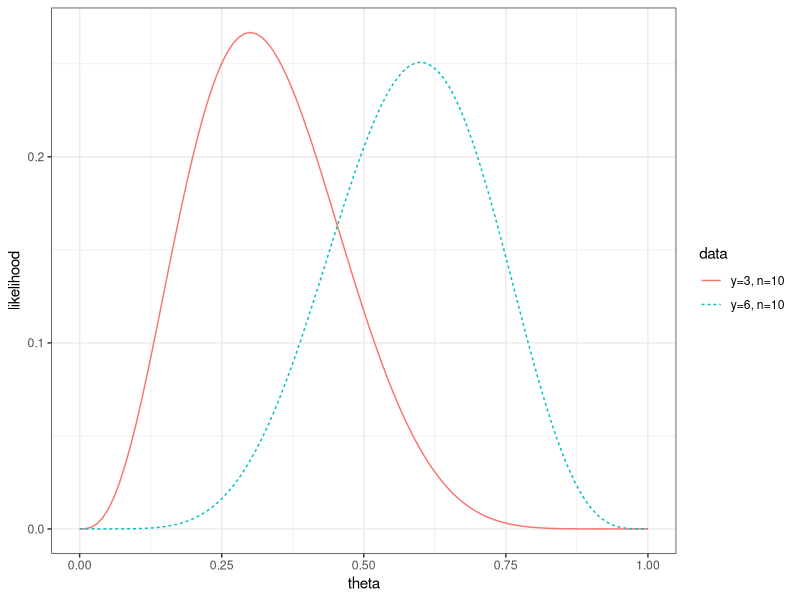
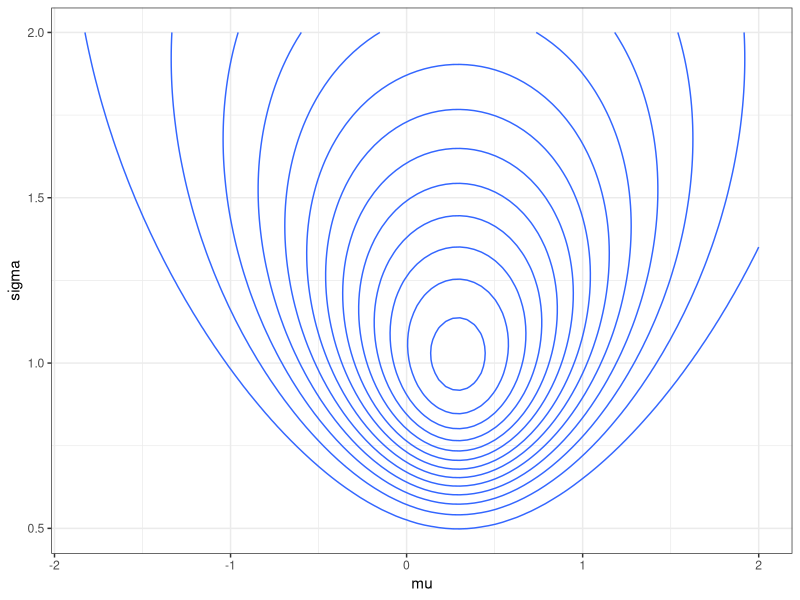
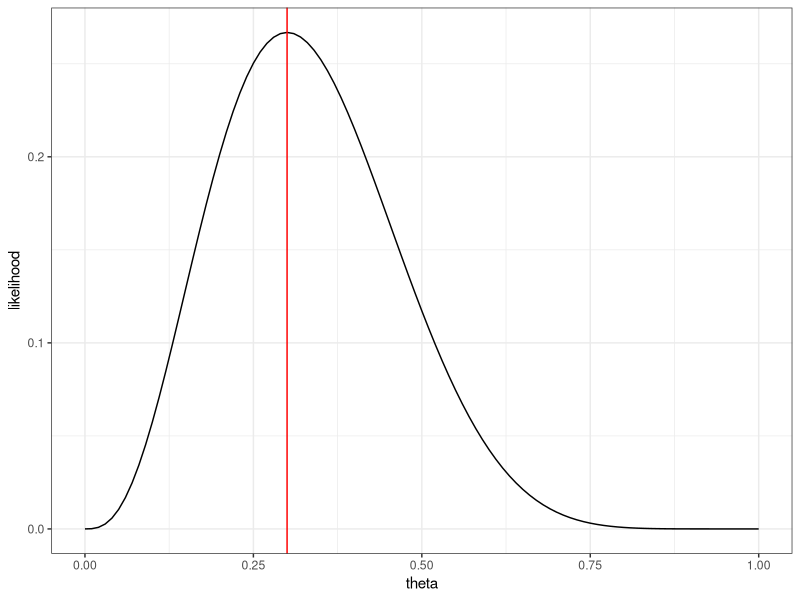
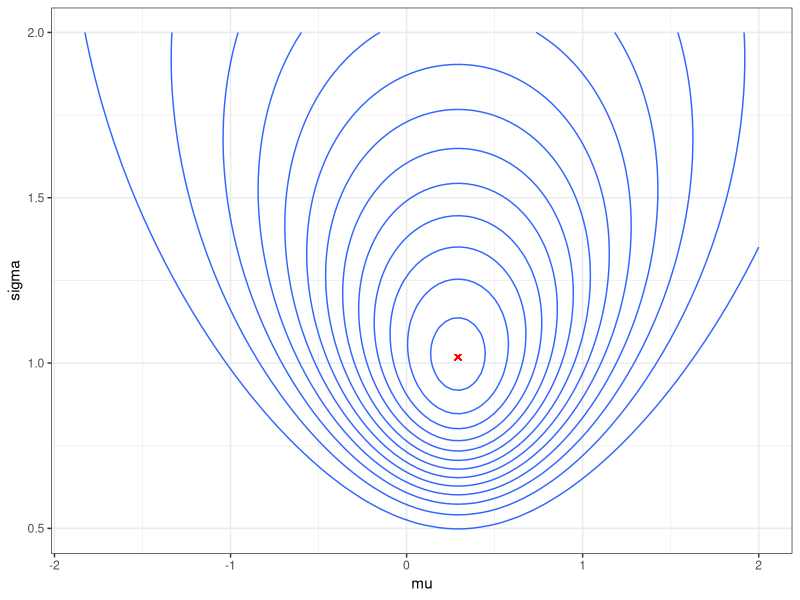

Write R code to recreate these figures, in order.
## ----libraries, message=FALSE, warning=FALSE, cache=FALSE----------------
library("dplyr")
library("tidyr")
library("ggplot2")

## ----set_seed------------------------------------------------------------
set.seed(2)

## ----binomial_likelihood, fig.height=4.5---------------------------------
d2 <- data.frame(theta = seq(0,1,by=0.01)) %>%
  mutate(`y=3, n=10` = dbinom(3,10,prob=theta),
         `y=6, n=10` = dbinom(6,10,prob=theta)) %>%
  gather(data,likelihood,-theta) 

ggplot(d2, aes(theta, likelihood, color=data, linetype=data)) +
  geom_line() +
  theme_bw()

## ----normal_likelihood, fig.height=4.5-----------------------------------
x <- rnorm(3)

d <- expand.grid(mu = seq(-2,2,length=100),
                 sigma = seq(0,2,length=100)) %>%
  mutate(density = dnorm(x[1], mu, sigma)*dnorm(x[2], mu, sigma)*dnorm(x[3], mu, sigma))

ggplot(d, aes(mu,sigma,z=density)) +
  geom_contour() +
  theme_bw()

## ----binomial_mle, fig.height=4.5----------------------------------------
y <- 3
n <- 10
d3 <- data.frame(theta = seq(0,1,by=0.01)) %>%
  mutate(likelihood = dbinom(y,n,prob=theta)) 

ggplot(d3, aes(theta, likelihood)) +
  geom_line() +
  geom_vline(xintercept = y/n, col='red') +
  theme_bw()

## ----binomial_mle_numerical, echo=TRUE-----------------------------------
log_likelihood <- function(theta) {
  dbinom(3, size = 10, prob = theta, log = TRUE)
}

optim(0.5, log_likelihood, 
      method='L-BFGS-B',            # this method to use bounds
      lower = 0.001, upper = .999,  # cannot use 0 and 1 exactly
      control = list(fnscale = -1)) # maximize

## ----normal_numerical_maximization, echo=TRUE, dependson="normal_likelihood"----
log_likelihood <- function(theta) {
  sum(dnorm(x, mean = theta[1], sd = exp(theta[2]), log = TRUE))
}

o <- optim(c(0,0), log_likelihood,
            control = list(fnscale = -1))
o$convergence # make sure this is 0 indicating convergence

o$par[1]; exp(o$par[2])^2 # mean and variance
n <- length(x)
mean(x); (n-1)/n*var(x) # var uses n-1 in the denominator

## ----normal_mle, fig.height=4.5, dependson=c("normal_likelihood","normal_numerical_maximization")----
ggplot(d, aes(mu,sigma,z=density)) +
  geom_contour() +
  geom_point(aes(x = mean(x), y = sqrt((n-1)/n*var(x))), shape=4, color='red') + 
  theme_bw()
